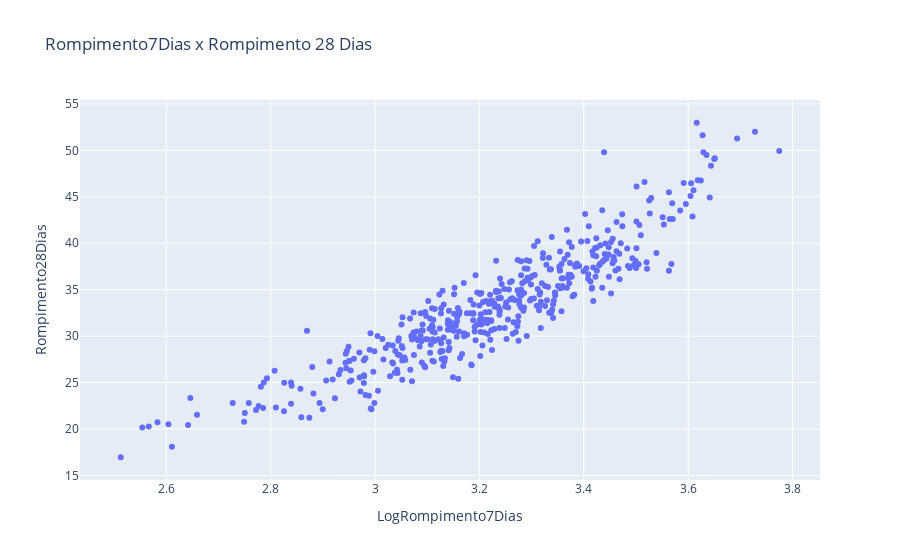

Notebook source saved alongside this figure:
### Code cell
fig = px.scatter(dados_aglomerante, x="LogRompimento7Dias", y="Rompimento28Dias", title='Rompimento7Dias x Rompimento 28 Dias')
fig.show()

### Figure 1 — Plotly figure (JSON) as saved in the notebook; plotly's stock layout.template omitted (floating-point values rounded to 4 significant figures; data arrays with more than 128 entries replaced by an {"elided": "..."} marker saying what was removed)
{"data": [{"hovertemplate": "LogRompimento7Dias=%{x}<br>Rompimento28Dias=%{y}<extra></extra>", "legendgroup": "", "marker": {"color": "#636efa", "symbol": "circle"}, "mode": "markers", "name": "", "orientation": "v", "showlegend": false, "type": "scatter", "x": {"elided": "466 float values"}, "xaxis": "x", "y": {"elided": "466 float values"}, "yaxis": "y"}], "layout": {"legend": {"tracegroupgap": 0}, "title": {"text": "Rompimento7Dias x Rompimento 28 Dias"}, "xaxis": {"anchor": "y", "domain": [0, 1], "title": {"text": "LogRompimento7Dias"}}, "yaxis": {"anchor": "x", "domain": [0, 1], "title": {"text": "Rompimento28Dias"}}}}
